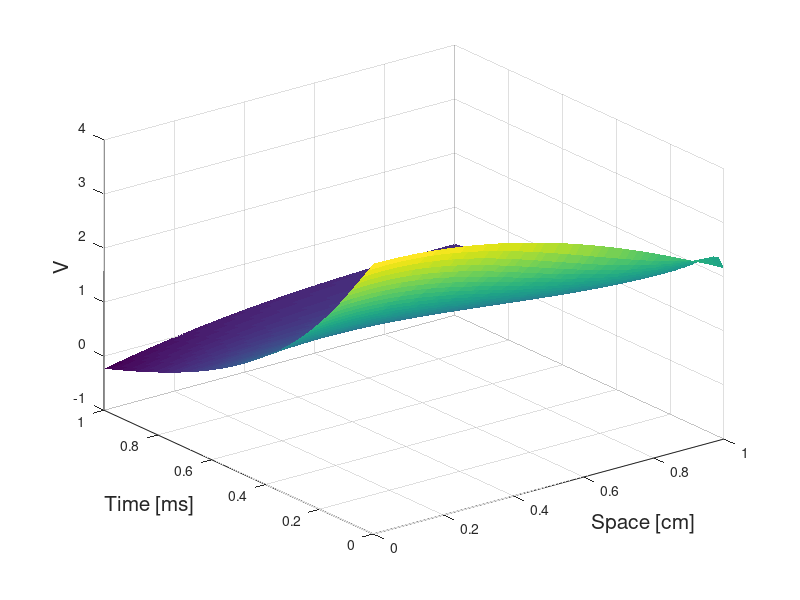
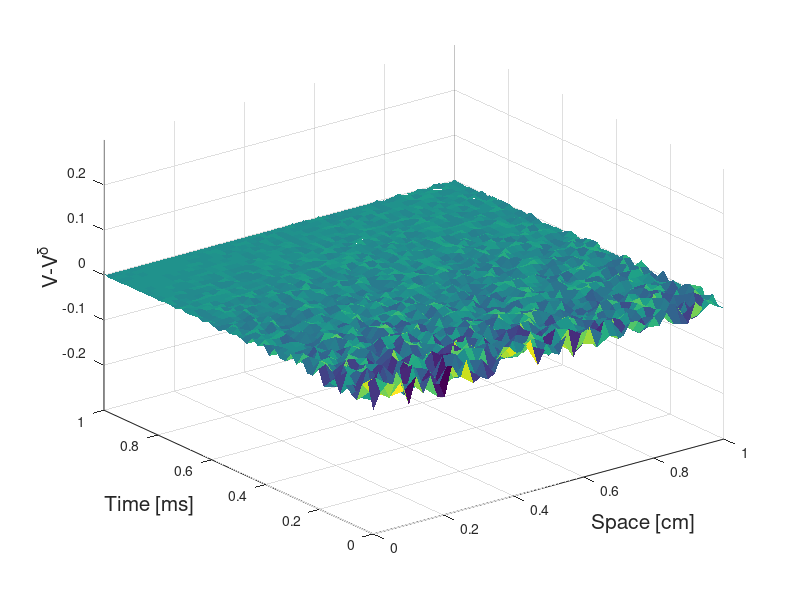
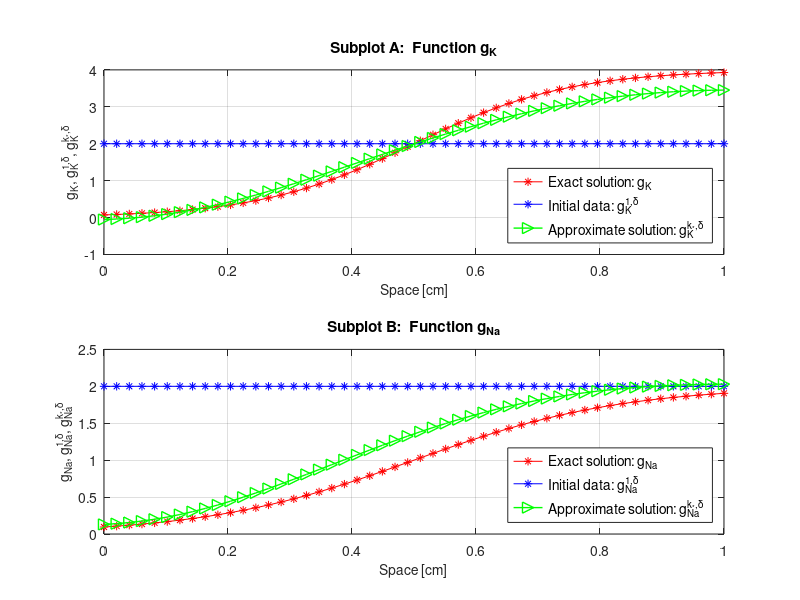
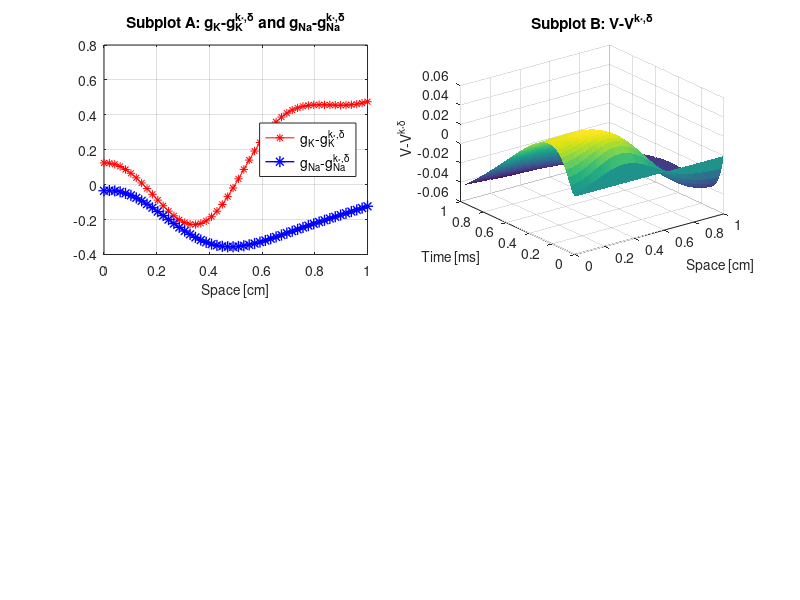

Recreate these plots in MATLAB, in order.
%%-------------------------------------%%
%%             Figures                 %%
%%          Example 3.3                %%
%%-------------------------------------%%
clc;close all;clear all                        
Vexa     =importdata('Example3-1.txt');
A        =importdata('Example3-2.txt');
t        =importdata('Example3-3.txt');
B        =importdata('Example3-4.txt');
Vp       =importdata('Example3-5.txt');
Vk       =importdata('Example3-6.txt');
gK=A(1,:); gK1=A(2,:); gKk=A(3,:); gNa=A(4,:); gNa1=A(5,:); gNak=A(6,:); x=A(7,:);
Residuo=B(1,:); Error=B(2,:); k=B(3,:);
%-----------------------   Figures of Vexa, Vp and V   --------------------------%
[X,T]=meshgrid(x,t);
figure
set(gcf,'position',[500 528 1028 1000]); 
set(gca,'fontsize',20)
surf(X,T,Vexa);
colormap;
xlabel('Space [cm]','fontsize',15);
ylabel('Time [ms]','fontsize',15); 
zlabel('V','fontsize',15);
shading flat 
saveas(gcf,'Ex3-0.eps', 'psc2')

figure
set(gcf,'position',[500 528 1028 1000]); 
set(gca,'fontsize',20)
surf(X,T,Vexa-Vp);
colormap;
xlabel('Space [cm]','fontsize',15);
ylabel('Time [ms]','fontsize',15); 
zlabel('V-V^\delta','fontsize',15);
zlim([-0.3  0.3]);
shading flat 
saveas(gcf,'Ex3-1.eps', 'psc2')


%----------    Figures of gK, gK1, gKk, and gNa, gNa1, gNak  --------------------%
figure
subplot(211);
set(gcf,'position',[500 528 1028 1000]); 
set(gca,'fontsize',15)
plot(x,gK,'r-*',x,gK1,'b-*',x,gKk,'g->','LineWidth',1,'MarkerSize',8);
legend({'Exact solution: g_K ','Initial data: g_K^{1,\delta} ','Approximate solution: g_K^{k_*,\delta}'},'Location','north','FontSize',10,'Location' , 'southeast')
grid
xlabel('Space [cm]','fontsize',10);
ylabel('g_K, g_K^{1,\delta}, g_K^{k_*,\delta}','fontsize',10);  
title('Subplot A:  Function g_K');

subplot(212);
set(gcf,'position',[500 528 1028 1000]); 
set(gca,'fontsize',15)
plot(x,gNa,'r-*',x,gNa1,'b-*',x,gNak,'g->','LineWidth',1,'MarkerSize',8);
legend({'Exact solution: g_{Na} ','Initial data: g_{Na}^{1,\delta} ','Approximate solution: g_{Na}^{k_*,\delta}'},'Location','north','FontSize',10,'Location' , 'southeast')
grid
xlabel('Space [cm]','fontsize',10);
ylabel('g_{Na}, g_{Na}^{1,\delta}, g_{Na}^{k_*,\delta}','fontsize',10);  
title('Subplot B:  Function g_{Na}');
saveas(gcf,'Ex3-2.eps', 'psc2')


%----------     Figures of gK-gKk, gNa-gNak and Vexa-Vk     --------------------%
figure
subplot(221);
set(gcf,'position',[500 528 1028 1000]); 
set(gca,'fontsize',15)
plot(x,gK-gKk,'r-*',x,gNa-gNak,'b-*','LineWidth',1,'MarkerSize',8);
legend({'g_K-g_K^{k_*,\delta}','g_{Na}-g_{Na}^{k_*,\delta}'},'FontSize',10,'Location' ,'east')
grid
xlabel('Space [cm]','fontsize',10);
title('Subplot A: g_K-g_K^{k_*,\delta} and g_{Na}-g_{Na}^{k_*,\delta}');

subplot(222);
set(gcf,'position',[500 528 1028 1000]); 
set(gca,'fontsize',15)
surf(X,T,Vexa-Vk);
colormap;
xlabel('Space [cm]','fontsize',10);
ylabel('Time [ms]','fontsize',10); 
zlabel('V-V^{k_*\delta}','fontsize',10);
title('Subplot B: V-V^{k_*,\delta}');
shading flat 
saveas(gcf,'Ex3-3.eps', 'psc2')



%---------------- Figure Error and Residual vs k=iteration number ---------------%
figure; 
subplot(221);
set(gcf,'position',[500 528 1028 1000]); 
set(gca,'fontsize',15)
plot(k,Error,'LineWidth',2,'MarkerSize',12); 
xlim([1 160]); 
xlabel('Iterations number','fontsize',10);
ylabel('Mean absolute percentage error','fontsize',10);                     
title('Subplot A');                       
subplot(222);
set(gcf,'position',[500 528 1028 1000]); 
set(gca,'fontsize',15)
plot(k,Residuo,'LineWidth',2,'MarkerSize',12);                       
xlim([1 160]);
xlabel('Iterations number','fontsize',10);
ylabel('Residual','fontsize',10);  
title('Subplot B'); 
saveas(gcf,'Ex3-4.eps', 'psc2')

